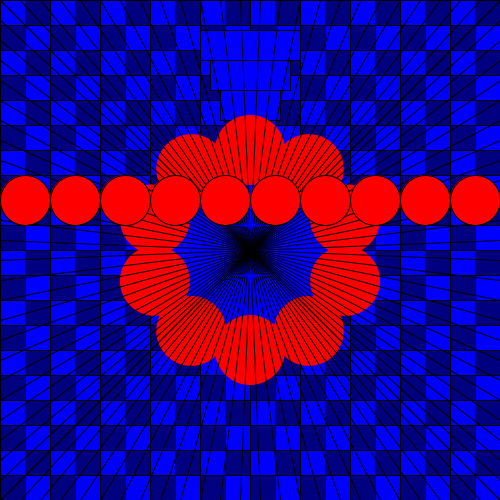
Frame 1 (no input)
Frame 60 (the mouse pressed at the canvas centre just before this capture): identical to frame 1, image omitted
Frame 120 (the mouse held since frame 60 and released just before this capture): identical to frame 1, image omitted

The Processing sketch that drew this single still picture (run headless with seeded random() and noise(); from frame 60 on, the mouse is pressed at the canvas centre):

// Processing sketch: loopsLab
// ── loopsLab.pde
void setup()
{
  size(500, 500);
  cx = width / 2;
  cy = height / 2;
}

float cx, cy;

void draw()
{

  // Flag
  boolean dark = true;
  int rows = 20, cols = 20;
  float cellW, cellH;
  cellW = width / cols;
  cellH = height / rows;

  for (int y = 0 ; y < height ; y += cellH)
  {
    for(int x = 0 ; x < width ; x += cellW)
    {
      if (dark)
      {
        fill(0, 0, 255);
      }
      else
      {
        fill(0, 0, 128);
      }
      rect(x, y, cellW, cellH);
      dark = ! dark;
    }
    dark = ! dark;
  }

  // Boxes
  float boxHeight = 30;
  float boxWidth = 100;
  for (float i = 0 ; i < 5 ; i ++)
  {
    float y = boxHeight + ( i * boxHeight);
    float x = cx - (boxWidth / 2);
    rect(x, y, boxWidth, boxHeight);
    boxWidth -= 20;
  }

  // Clock
  fill(0);
  float thetaInc = TWO_PI / 12;
  float radius = 100;
  for (int i = 1 ; i <= 12 ; i ++)
  {

    float theta = i * thetaInc;
    float x = cx + sin(theta) * radius;
    float y = cy - cos(theta) * radius;

    text((i), x, y);
  }



  // Flowers
  float petals = 10;
  thetaInc = TWO_PI / petals;

  radius = 100;
  noStroke();
  fill(0, 0, 255);
  ellipse(cx, cy, radius * 2, radius * 2);
  for (float i = 0 ; i < petals ; i ++)
  {

    float theta = i * thetaInc;
    float x = cx + sin(theta) * radius;
    float y = cy + cos(theta) * radius;
    fill(255, 0, 0);
    ellipse(x, y, 70, 70);
  }


  // Lines
  stroke(0);
  for (int x = 0 ; x <= width ; x += 20)
  {
    line (x, 0, width - x, height);
  }

  for (int y = 0 ; y <= height ; y += 20)
  {
    line (0, y, width, height - y);
  }

  // Circles
  float numCircles = 10;
  float cw = width / numCircles;
  for(int i = 0 ; i < numCircles ; i ++)
  {
    float x = i * cw + (cw / 2);
    ellipse(x, 200, cw, cw);
  }




}
